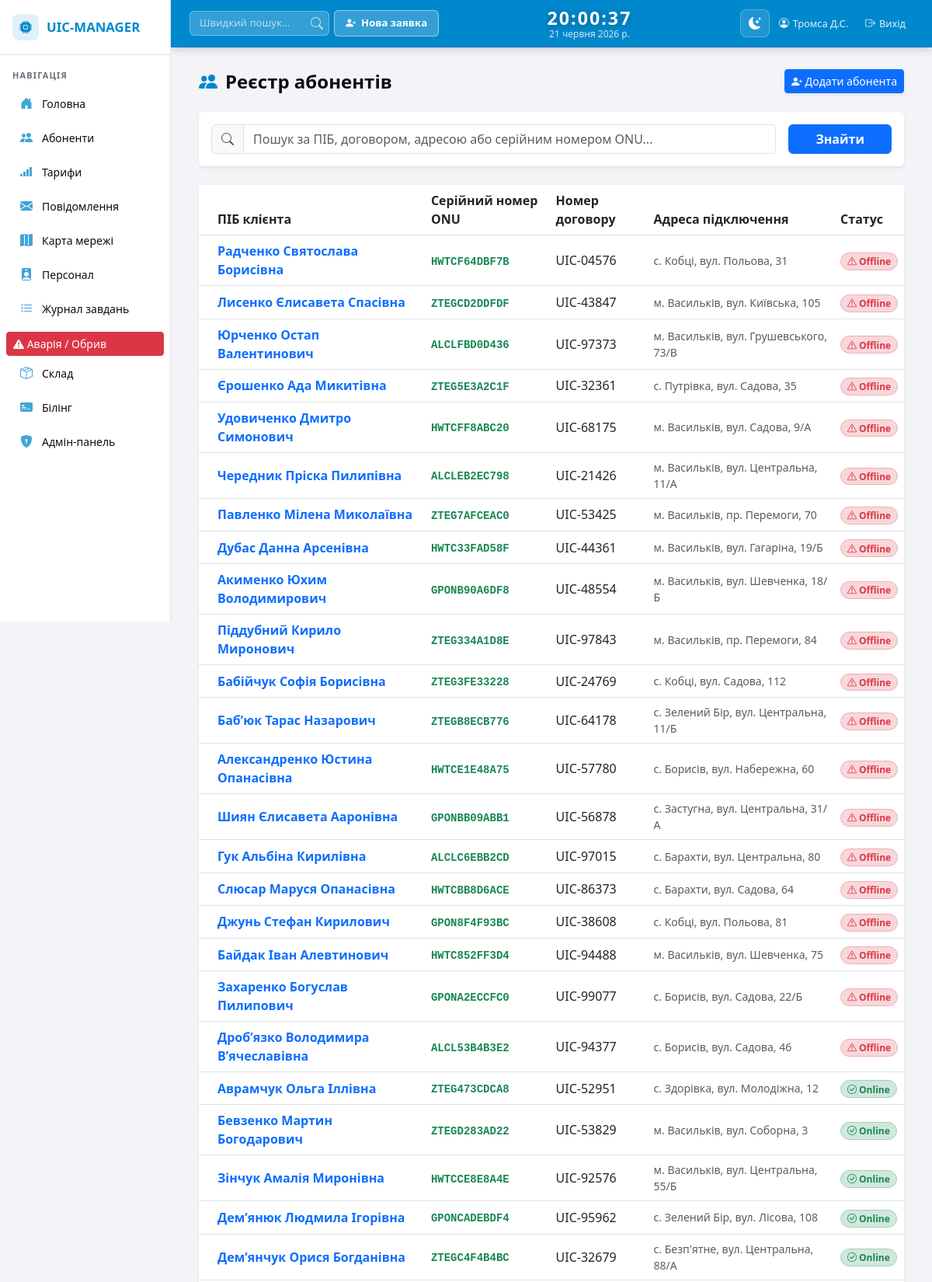
Screenshot of /clients/ (signed in, upper part) with the database file from the repository.
### infrastructure/models.py (models this page shows, shortened)
class Client(models.Model):
    full_name = models.CharField(max_length=150, verbose_name="ПІБ клієнта")
    contract_number = models.CharField(max_length=20, unique=True, verbose_name="Номер договору")
    onu_serial = models.CharField(max_length=20, unique=True, null=True, blank=True)
    address = models.CharField(max_length=255, verbose_name="Адреса")
    phone = models.CharField(max_length=20, verbose_name="Телефон")
    equipment = models.ForeignKey(Equipment, on_delete=models.SET_NULL, null=True, blank=True)
    is_online = models.BooleanField(default=False)
    tariff = models.ForeignKey('Tariff', on_delete=models.SET_NULL, null=True, blank=True)
    is_blocked = models.BooleanField(default=False)
    class Meta:
        verbose_name = "Абонент"
        verbose_name_plural = "Абоненти"

### infrastructure/views.py (the view)
# urls.py: path('clients/', client_list_view, name='clients'),
@login_required
def client_list_view(request):
    search_query = request.GET.get('search', '')
    clients = Client.objects.all()
    if search_query:
        clients = clients.filter(Q(full_name__icontains=search_query) | Q(contract_number__icontains=search_query))
    return render(request, 'clients.html', {'clients': clients, 'search_query': search_query})

### templates/clients.html (shortened to what this page needs)
{% extends 'base.html' %}
{% block content %}
<div class="container-fluid">
    <div class="dash-header justify-content-between">
        <h2><i class="bi bi-people-fill"></i> Реєстр абонентів</h2>
        <a href="/admin/infrastructure/client/add/" class="btn btn-primary btn-sm shadow-sm">
            <i class="bi bi-person-plus-fill"></i> Додати абонента
        </a>
    </div>
    <div class="card shadow-sm border-0 mb-4">
        <div class="card-body">
            <form method="GET" action="{% url 'clients' %}" class="row g-3 align-items-center">
                <div class="col-md-10">
                    <div class="input-group">
                        <span class="input-group-text"><i class="bi bi-search text-muted"></i></span>
                        <input type="text" name="search" value="{{ search_query }}" class="form-control" placeholder="Пошук за ПІБ, договором, адресою або серійним номером ONU...">
                    </div>
                </div>
                <div class="col-md-2 d-grid">
                    <button type="submit" class="btn btn-primary fw-bold">Знайти</button>
                </div>
            </form>
        </div>
    </div>
    <div class="card shadow-sm border-0">
        <div class="card-body p-0">
            <div class="table-responsive">
                <table class="table table-hover align-middle mb-0">
                    <thead style="background-color: var(--tw-nav-active); color: var(--tw-muted);">
                        <tr>
                            <th class="ps-4">ПІБ клієнта</th>
                            <th>Серійний номер ONU</th>
                            <th>Номер договору</th>
                            <th>Адреса підключення</th>
                            <th>Статус</th>
                        </tr>
                    </thead>
                    <tbody>
                        {% for client in clients %}
                        <tr>
                            <td class="ps-4 fw-bold">
                                <a href="{% url 'client_detail' client.id %}" class="text-decoration-none text-primary">
                                    {{ client.full_name }}
                                </a>
                            </td>
                            <td><code class="text-success fw-bold">{{ client.onu_serial }}</code></td>
                            <td>{{ client.contract_number }}</td>
                            <td class="small text-muted">{{ client.address }}</td>
                            <td>
                                {% if client.is_online %}
                                    <span class="badge rounded-pill bg-success-subtle text-success border border-success-subtle">
                                        <i class="bi bi-check-circle"></i> Online
                                    </span>
                                {% else %}
                                    <span class="badge rounded-pill bg-danger-subtle text-danger border border-danger-subtle">
                                        <i class="bi bi-exclamation-triangle"></i> Offline
                                    </span>
                                {% endif %}
                            </td>
                        </tr>
                        {% endfor %}
                    </tbody>
                </table>
            </div>
        </div>
    </div>
</div>
{% endblock %}

### templates/base.html (style rules this page uses)
[data-bs-theme="light"] { --tw-accent: #0088cc; --tw-accent-hover: #0077bb; --tw-accent-soft: rgba(0, 136, 204, 0.12); --tw-navbar-bg: #0088cc; --tw-navbar-border: #0077bb; --tw-sidebar-bg: #ffffff; --tw-sidebar-border: #e0e0e8; --tw-nav-hover: #e8f4fd; --tw-nav-active: #d0eaf8; --tw-main-bg: #f4f4f8; --tw-text: #0e0e10; --tw-muted: #6b6b7a; --tw-input-bg: rgba(255,255,255,0.2); --tw-input-border: rgba(255,255,255,0.3); --tw-input-text: #ffffff; --tw-input-ph: rgba(255,255,255,0.65); --tw-form-bg: #ffffff; --tw-form-border: #ced4da; --tw-form-text: #0e0e10; --tw-form-ph: #6b6b7a; }
* { box-sizing: border-box; }
body { font-family: 'Segoe UI', Tahoma, Geneva, Verdana, sans-serif; background: var(--tw-main-bg); transition: background 0.3s, color 0.3s; }
.dash-header { display: flex; align-items: center; gap: 12px; margin-bottom: 24px; flex-wrap: wrap; }
.dash-header h2 { display: flex; align-items: center; gap: 10px; color: var(--tw-text); font-size: 1.5rem; font-weight: 700; margin: 0; }
.dash-header h2 i { color: var(--tw-accent); }
.btn { transition: transform 0.15s ease, box-shadow 0.15s ease, background-color 0.15s ease, border-color 0.15s ease, color 0.15s ease; }
.card { transition: transform 0.2s ease, box-shadow 0.2s ease; }
.table-hover > tbody > tr { transition: background-color 0.15s ease; }
.badge { transition: transform 0.15s ease; }

### rows the page displays
Client: full_name "Радченко Святослава Борисівна", onu_serial "HWTCF64DBF7B", contract_number "UIC-04576", address "с. Кобці, вул. Польова, 31", is_online False (drawn)
Client: full_name "Лисенко Єлисавета Спасівна", onu_serial "ZTEGCD2DDFDF", contract_number "UIC-43847", address "м. Васильків, вул. Київська, 105", is_online False (drawn)
Client: full_name "Юрченко Остап Валентинович", onu_serial "ALCLFBD0D436", contract_number "UIC-97373", address "м. Васильків, вул. Грушевського, 73/В", is_online False (drawn)
Client: full_name "Єрошенко Ада Микитівна", onu_serial "ZTEG5E3A2C1F", contract_number "UIC-32361", address "с. Путрівка, вул. Садова, 35", is_online False (drawn)
Client: full_name "Удовиченко Дмитро Симонович", onu_serial "HWTCFF8ABC20", contract_number "UIC-68175", address "м. Васильків, вул. Садова, 9/А", is_online False (drawn)
Client: full_name "Чередник Пріска Пилипівна", onu_serial "ALCLEB2EC798", contract_number "UIC-21426", address "м. Васильків, вул. Центральна, 11/А", is_online False (drawn)
Client: full_name "Павленко Мілена Миколаївна", onu_serial "ZTEG7AFCEAC0", contract_number "UIC-53425", address "м. Васильків, пр. Перемоги, 70", is_online False (drawn)
Client: full_name "Дубас Данна Арсенівна", onu_serial "HWTC33FAD58F", contract_number "UIC-44361", address "м. Васильків, вул. Гагаріна, 19/Б", is_online False (drawn)
Client: full_name "Акименко Юхим Володимирович", onu_serial "GPONB90A6DF8", contract_number "UIC-48554", address "м. Васильків, вул. Шевченка, 18/Б", is_online False (drawn)
Client: full_name "Піддубний Кирило Миронович", onu_serial "ZTEG334A1D8E", contract_number "UIC-97843", address "м. Васильків, пр. Перемоги, 84", is_online False (drawn)
Client: full_name "Бабійчук Софія Борисівна", onu_serial "ZTEG3FE33228", contract_number "UIC-24769", address "с. Кобці, вул. Садова, 112", is_online False (drawn)
Client: full_name "Бабʼюк Тарас Назарович", onu_serial "ZTEGB8ECB776", contract_number "UIC-64178", address "с. Зелений Бір, вул. Центральна, 11/Б", is_online False (drawn)
Client: full_name "Александренко Юстина Опанасівна", onu_serial "HWTCE1E48A75", contract_number "UIC-57780", address "с. Борисів, вул. Набережна, 60", is_online False (drawn)
Client: full_name "Шиян Єлисавета Ааронівна", onu_serial "GPONBB09ABB1", contract_number "UIC-56878", address "с. Застугна, вул. Центральна, 31/А", is_online False (drawn)
Client: full_name "Гук Альбіна Кирилівна", onu_serial "ALCLC6EBB2CD", contract_number "UIC-97015", address "с. Барахти, вул. Центральна, 80", is_online False (drawn)
Client: full_name "Слюсар Маруся Опанасівна", onu_serial "HWTCBB8D6ACE", contract_number "UIC-86373", address "с. Барахти, вул. Садова, 64", is_online False (drawn)
Client: full_name "Джунь Стефан Кирилович", onu_serial "GPON8F4F93BC", contract_number "UIC-38608", address "с. Кобці, вул. Польова, 81", is_online False (drawn)
Client: full_name "Байдак Іван Алевтинович", onu_serial "HWTC852FF3D4", contract_number "UIC-94488", address "м. Васильків, вул. Шевченка, 75", is_online False (drawn)
Client: full_name "Захаренко Богуслав Пилипович", onu_serial "GPONA2ECCFC0", contract_number "UIC-99077", address "с. Борисів, вул. Садова, 22/Б", is_online False (drawn)
Client: full_name "Дробʼязко Володимира Вʼячеславівна", onu_serial "ALCL53B4B3E2", contract_number "UIC-94377", address "с. Борисів, вул. Садова, 46", is_online False (drawn)
Client: full_name "Аврамчук Ольга Іллівна", onu_serial "ZTEG473CDCA8", contract_number "UIC-52951", address "с. Здорівка, вул. Молодіжна, 12", is_online True (drawn)
Client: full_name "Бевзенко Мартин Богодарович", onu_serial "ZTEGD283AD22", contract_number "UIC-53829", address "м. Васильків, вул. Соборна, 3", is_online True (drawn)
Client: full_name "Зінчук Амалія Миронівна", onu_serial "HWTCCE8E8A4E", contract_number "UIC-92576", address "м. Васильків, вул. Центральна, 55/Б", is_online True (drawn)
Client: full_name "Демʼянюк Людмила Ігорівна", onu_serial "GPONCADEBDF4", contract_number "UIC-95962", address "с. Зелений Бір, вул. Лісова, 108", is_online True (drawn)
Client: full_name "Демʼянчук Орися Богданівна", onu_serial "ZTEGC4F4B4BC", contract_number "UIC-32679", address "с. Безп'ятне, вул. Центральна, 88/А", is_online True (drawn)
